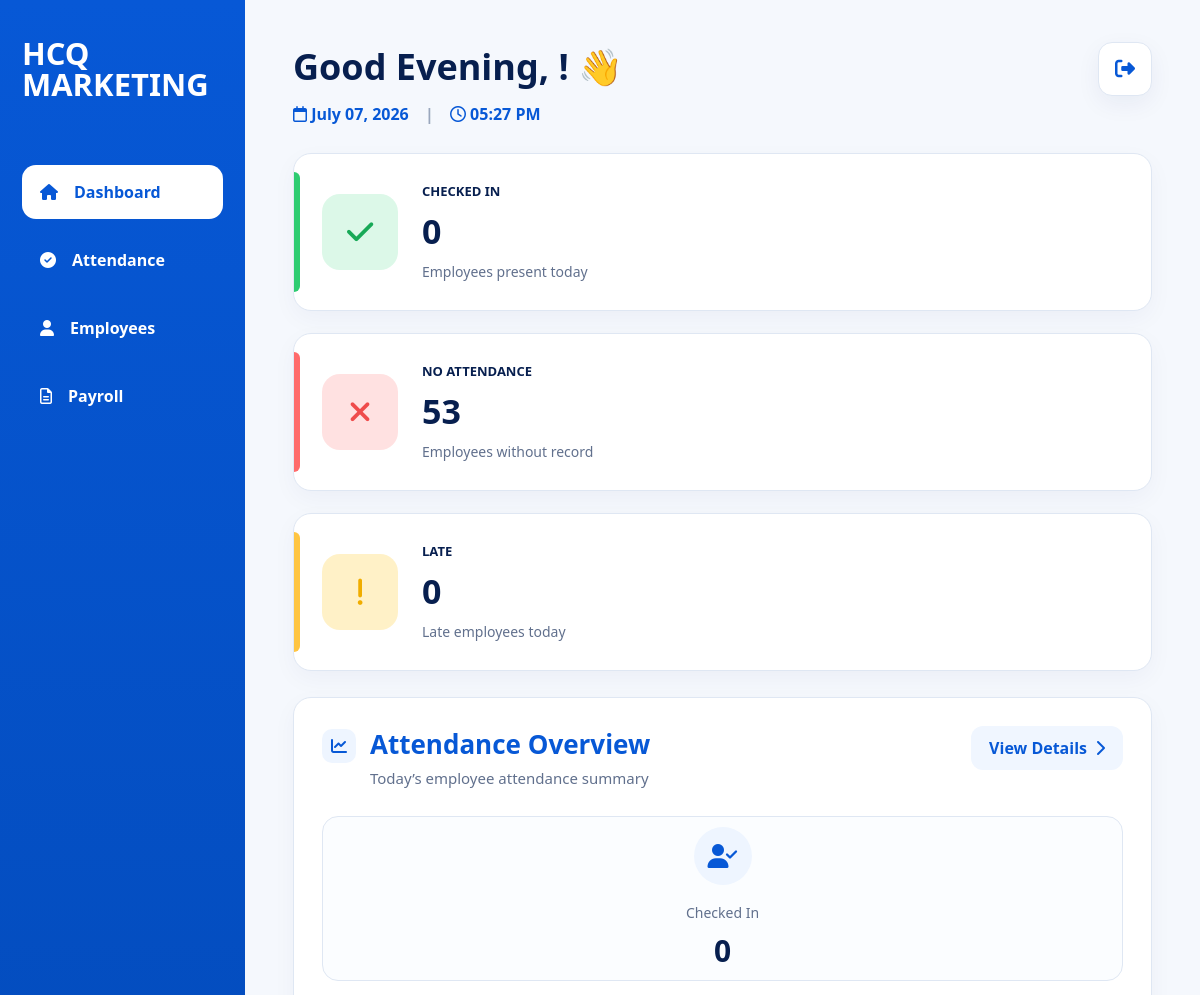
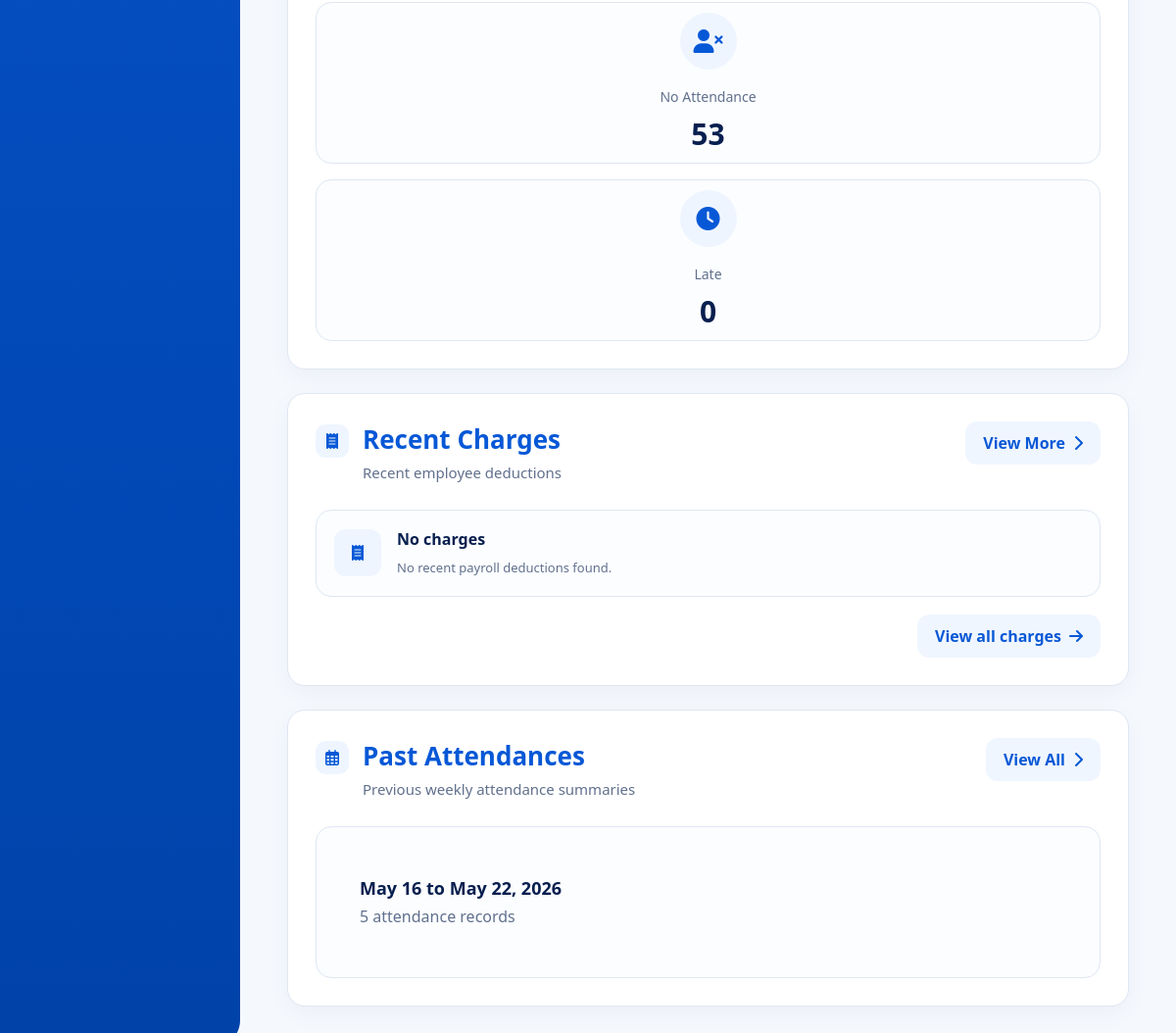
Before: /dashboard/ with the older database file (2 pictures, top to bottom).
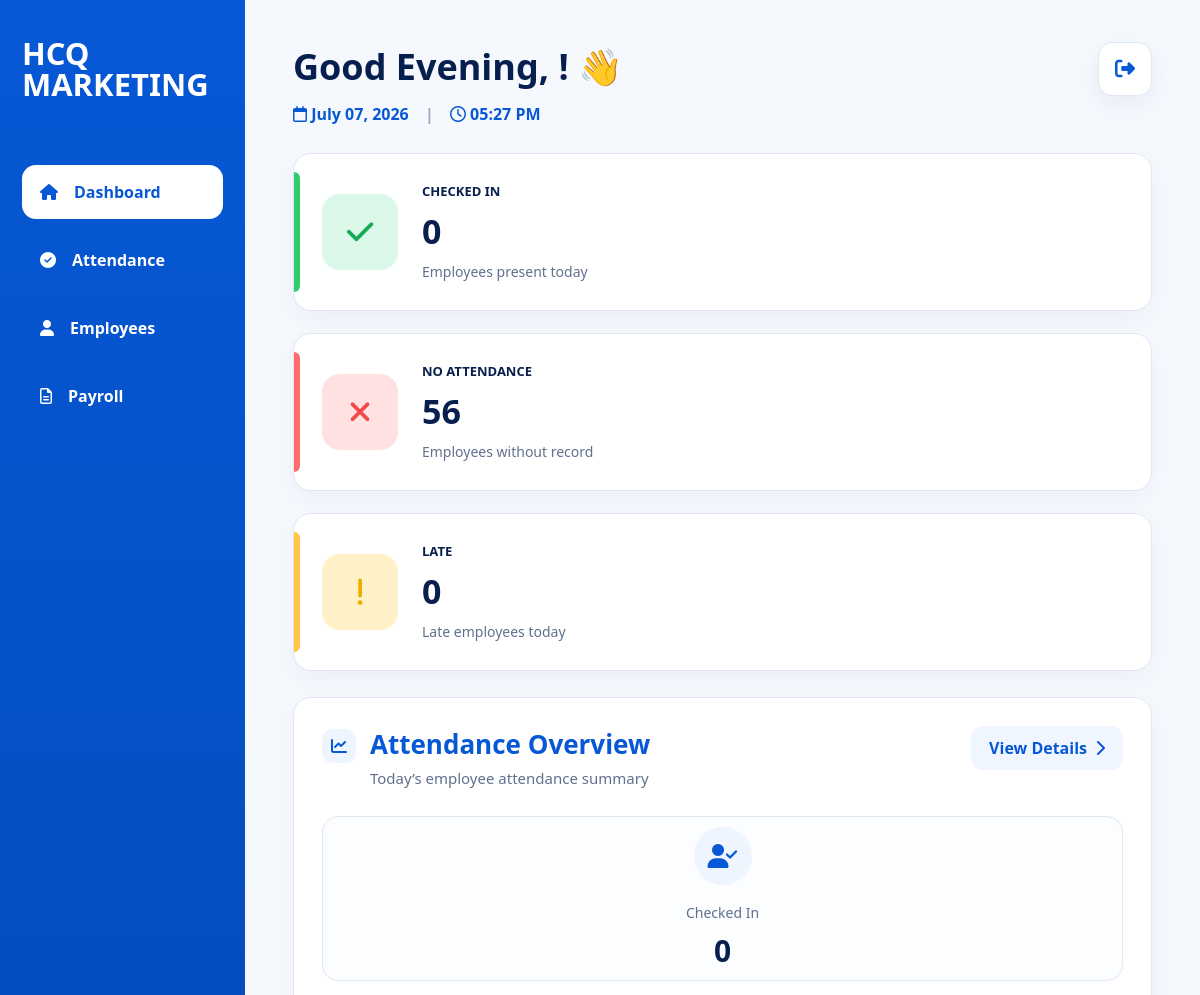
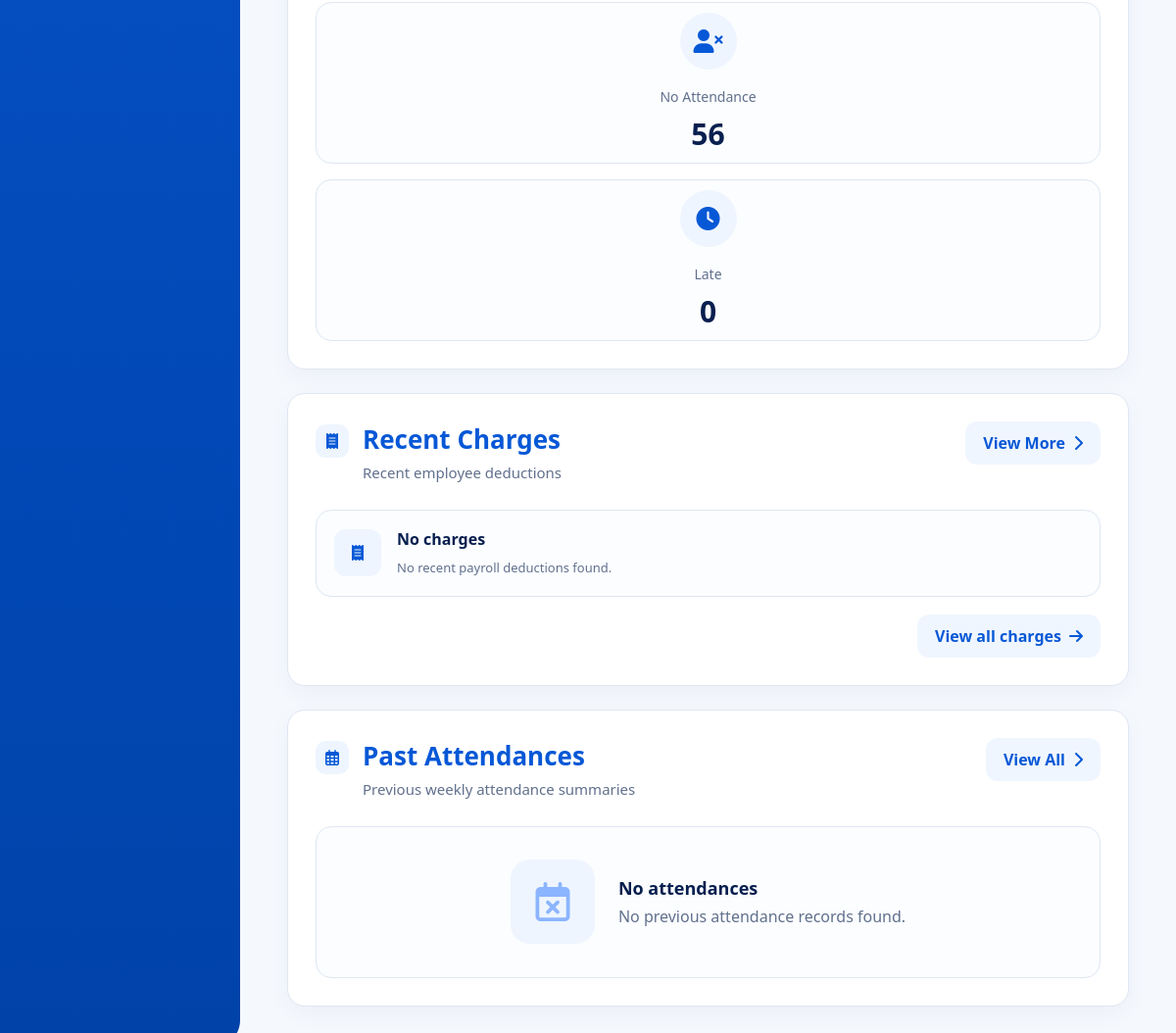
After: the same page with the newer database file (2 pictures, top to bottom).
### attendance/models.py (models this page shows, shortened)
class Attendance(models.Model):
    ATTENDANCE_STATUS_CHOICES = (
        ('present', 'Present'),
        ('absent', 'Absent'),
        ('half_day', 'Half Day'),
        ('leave', 'Leave'),
        ('rest_day', 'Rest Day'),
        ('holiday', 'Holiday'),
    )
    WORK_TYPE_CHOICES = (
        ('office', 'Office'),
        ('deliver', 'Deliver'),
        ('booking', 'Booking'),
    )
    employee = models.ForeignKey(
        Employee,
        on_delete=models.CASCADE,
        related_name='attendances'
    )
    date = models.DateField(
        default=timezone.localdate
    )
    status = models.CharField(
        max_length=20,
        choices=ATTENDANCE_STATUS_CHOICES,
        default='present'
    )
    time_in = models.DateTimeField(
        null=True,
        blank=True
    )
    time_out = models.DateTimeField(
        null=True,
        blank=True
    )
    worked_hours = models.DecimalField(
        max_digits=5,
        decimal_places=2,
        null=True,
        blank=True
    )
    payable_hours = models.DecimalField(
        max_digits=5,
        decimal_places=2,
        null=True,
        blank=True
    )
    late_minutes = models.PositiveIntegerField(
        default=0
    )
    undertime_minutes = models.PositiveIntegerField(
        default=0
    )
    overtime_applicable = models.BooleanField(
        default=False
    )
    overtime_minutes = models.PositiveIntegerField(
        default=0
    )
    transportation_fee_applicable = models.BooleanField(
        default=True
    )
    work_type = models.CharField(
        max_length=20,
        choices=WORK_TYPE_CHOICES,
        default='office'
    )
    delivery_allowance_applicable = models.BooleanField(
        default=False
    )
    work_location = models.CharField(
        max_length=100,
        blank=True,
        null=True,
        help_text='Example: Digos, Kidapawan, Tagum'
    )
    remarks = models.TextField(
        blank=True,
        null=True
    )
    class Meta:
        unique_together = ('employee', 'date')
        ordering = [
            '-date',
            '-time_in'
        ]

### dashboard/views.py (the view, shortened to what this page needs)
# urls.py: path('dashboard/', views.dashboard_view, name='dashboard'),
def dashboard_view(request):
    now = timezone.localtime()
    today = now.date()
    current_hour = now.hour
    current_time = now.strftime("%I:%M %p")
    current_date = now.strftime("%B %d, %Y")
    if 5 <= current_hour < 12:
        greeting = "Good Morning"
    elif 12 <= current_hour < 17:
        greeting = "Good Afternoon"
    else:
        greeting = "Good Evening"
    total_employees = Employee.objects.count()
    checked_in = Attendance.objects.filter(
        date=today,
        time_in__isnull=False
    ).count()
    late = Attendance.objects.filter(
        date=today,
        late_minutes__gt=0
    ).count()
    employees_with_attendance_today = Attendance.objects.filter(
        date=today
    ).values("employee").distinct().count()
    no_attendance = (
        total_employees -
        employees_with_attendance_today
    )
    all_past_attendance = Attendance.objects.filter(
        date__lt=today
    ).exclude(
        date__week_day=1
    ).order_by(
        "-date"
    )
    grouped_weeks = {}
    for attendance in all_past_attendance:
        if attendance.date.weekday() == 5:
            start_of_week = attendance.date
        end_of_week = (
            start_of_week +
            timezone.timedelta(days=6)
        )
        key = f"{start_of_week}_{end_of_week}"
        if key not in grouped_weeks:
            grouped_weeks[key] = {
                "start_date": start_of_week,
                "end_date": end_of_week,
                "total_records": 0,
            }
        grouped_weeks[key]["total_records"] += 1
    weekly_attendance_groups = list(
        grouped_weeks.values()
    )
    recent_charges = Payroll.objects.filter(
        cash_advance__gt=0
    ) | Payroll.objects.filter(
        charges__gt=0
    ) | Payroll.objects.filter(
        rent__gt=0
    ) | Payroll.objects.filter(
        benefits__gt=0
    )
    recent_charges = recent_charges.select_related(
        "employee"
    ).order_by(
        "-id"
    )[:2]
    context = {
        "greeting": greeting,
        "checked_in": checked_in,
        "no_attendance": no_attendance,
        "late": late,
        "current_time": current_time,
        "current_date": current_date,
        "weekly_attendance_groups":
            weekly_attendance_groups[:5],
        "recent_charges":
            recent_charges,
    }
    return render(
        request,
        "dashboard/dashboard.html",
        context
    )

### dashboard/templates/dashboard/dashboard.html (shortened to what the changed rows need)
{% load static %}
{% load humanize %}
<!DOCTYPE html>
<html lang="en">
<head>
<link rel="stylesheet" href="https://cdnjs.cloudflare.com/ajax/libs/font-awesome/6.5.1/css/all.min.css">
</head>
<body>
<div class="modern-page">
    <main class="modern-content">
        <div class="dashboard-modern-header">
            <div>
                <h1>
                    {{ greeting }},
                    ! 👋
                </h1>
            </div>
        </div>
        <div class="dashboard-summary-grid">
            <a href="/attendance-page/" class="dashboard-summary-card green-line">
                <div>
                    <h2>{{ checked_in }}</h2>
                </div>
            </a>
            <a href="/attendance-page/" class="dashboard-summary-card red-line">
                <div>
                    <p>No Attendance</p>
                    <h2>{{ no_attendance }}</h2>
                    <span>Employees without record</span>
                </div>
            </a>
            <a href="/attendance-page/" class="dashboard-summary-card yellow-line">
                <div>
                    <h2>{{ late }}</h2>
                </div>
            </a>
        </div>
        <div class="dashboard-main-grid">
            <section class="dashboard-card dashboard-attendance-card">
                <div class="dashboard-card-title">
                    <div class="title-left">
                        <div>
                            <h2>Attendance Overview</h2>
                        </div>
                    </div>
                </div>
                <div class="attendance-overview-grid">
                    <div class="attendance-overview-box">
                        <i class="fa-solid fa-user-xmark"></i>
                        <span>No Attendance</span>
                        <strong>{{ no_attendance }}</strong>
                    </div>
                </div>
            </section>
            <section class="dashboard-card dashboard-charges-card">
                <div class="dashboard-card-title">
                    <div class="title-left">
                        <div>
                            <h2>Recent Charges</h2>
                        </div>
                    </div>
                </div>
            </section>
            <section class="dashboard-card dashboard-past-card">
                <div class="dashboard-card-title">
                    <div class="title-left">
                        <div>
                            <h2>Past Attendances</h2>
                        </div>
                    </div>
                </div>
                <div class="modern-past-list">
                    {% if weekly_attendance_groups %}
                        <div style="width:100%;">
                            {% for week in weekly_attendance_groups %}
                            <a href="/past-attendances/?week_start={{ week.start_date|date:'Y-m-d' }}&week_end={{ week.end_date|date:'Y-m-d' }}"
                            class="modern-past-row"
                            style="display:block; text-decoration:none; color:inherit;">
                                <strong>
                                    {{ week.start_date|date:"F d" }}
                                    to
                                    {{ week.end_date|date:"F d, Y" }}
                                </strong>
                                <span>
                                    {{ week.total_records }} attendance records
                                </span>
                            </a>
                            {% endfor %}
                        </div>
                    {% else %}
                        <div class="empty-past">
                            <div class="empty-past-icon">
                                <i class="fa-regular fa-calendar-xmark"></i>
                            </div>
                            <div>
                                <strong>No attendances</strong>
                                <span>No previous attendance records found.</span>
                            </div>
                        </div>
                    {% endif %}
                </div>
            </section>
        </div>
    </main>
</div>
</body>
</html>

Changed rows visible on the page:
removed Attendance: start_date "May 16"
Other visible differences:
{{ no_attendance }}: "53" → "56"
text now shown: "No attendances No previous attendance records found."
list line gone: "to May 22, 2026 5 attendance records"
